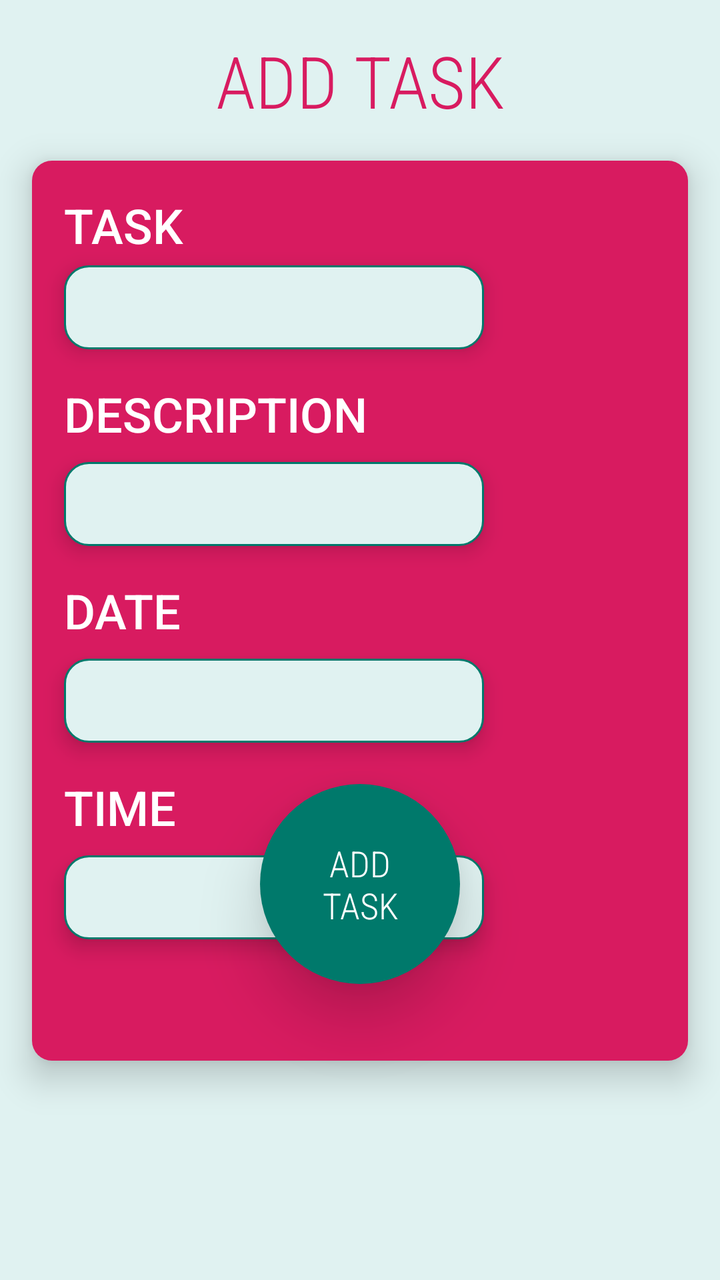
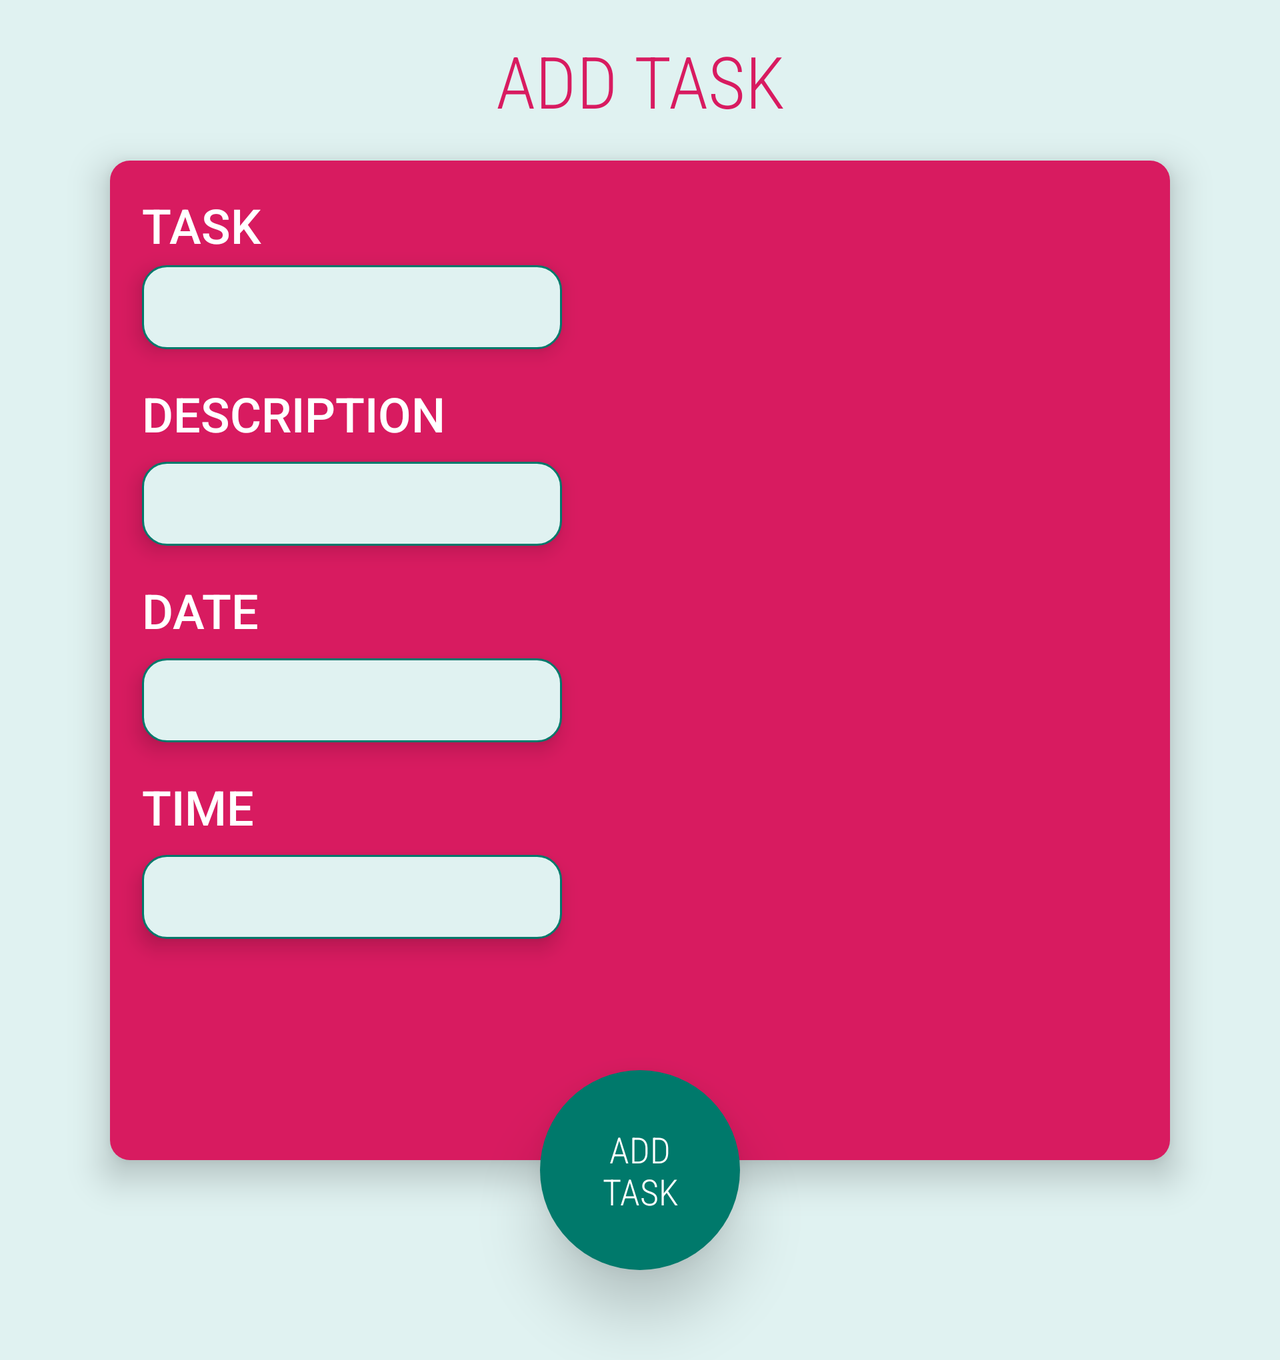

First picture: res/layout/ on a phone held upright. Second picture: the repository's own variant of that layout, on a device whose configuration matches the variant's folder. Source for both follows.
<!-- AndroidManifest.xml: application theme Theme.TODOListFinal -->
<!-- res/layout/activity_add_task.xml -->
<?xml version="1.0" encoding="utf-8"?>
<androidx.constraintlayout.widget.ConstraintLayout
    xmlns:android="http://schemas.android.com/apk/res/android"
    xmlns:tools="http://schemas.android.com/tools"
    xmlns:app="http://schemas.android.com/apk/res-auto"
    android:layout_width="match_parent"
    android:layout_height="match_parent"
    tools:context=".AddTaskActivity">

  <TextView
      android:id="@+id/add_task_label"
      android:layout_width="wrap_content"
      android:layout_height="wrap_content"
      android:layout_marginTop="16dp"
      android:textColor="@color/pink50_600"
      android:fontFamily="sans-serif-condensed-light"
      android:text="@string/add_task_label"
      android:textAppearance="@style/TextAppearance.AppCompat.Large"
      android:textSize="36dp"
      app:layout_constraintEnd_toEndOf="parent"
      app:layout_constraintStart_toStartOf="parent"
      app:layout_constraintTop_toTopOf="parent" />

  <androidx.constraintlayout.widget.ConstraintLayout
      android:id="@+id/constraintLayout"
      android:layout_width="match_parent"
      android:layout_height="450dp"
      android:layout_marginStart="16dp"
      android:layout_marginLeft="16dp"
      android:layout_marginTop="16dp"
      android:layout_marginEnd="16dp"
      android:layout_marginRight="16dp"
      android:background="@drawable/rounded_container"
      android:elevation="10dp"
      app:layout_constraintEnd_toEndOf="parent"
      app:layout_constraintStart_toStartOf="parent"
      app:layout_constraintTop_toBottomOf="@+id/add_task_label">

    <TextView
        android:id="@+id/task_label"
        android:layout_width="wrap_content"
        android:layout_height="wrap_content"
        android:layout_marginStart="16dp"
        android:layout_marginLeft="16dp"
        android:layout_marginTop="16dp"
        android:fontFamily="sans-serif-medium"
        android:text="@string/task_label"
        android:textAppearance="@style/TextAppearance.AppCompat.Medium"
        android:textColor="@color/white"
        android:textSize="24dp"
        app:layout_constraintStart_toStartOf="parent"
        app:layout_constraintTop_toTopOf="parent" />

    <EditText
        android:id="@+id/task_edit_text"
        android:layout_width="wrap_content"
        android:layout_height="42dp"
        android:layout_marginStart="16dp"
        android:layout_marginLeft="16dp"
        android:layout_marginTop="4dp"
        android:layout_marginEnd="150dp"
        android:layout_marginRight="150dp"
        android:background="@drawable/rounded_edit_text"
        android:elevation="6dp"
        android:ems="10"
        android:inputType="textEmailAddress"
        android:paddingLeft="5dp"
        app:layout_constraintEnd_toEndOf="parent"
        app:layout_constraintHorizontal_bias="0.0"
        app:layout_constraintStart_toStartOf="parent"
        app:layout_constraintTop_toBottomOf="@+id/task_label" />

    <TextView
        android:id="@+id/note_label"
        android:layout_width="wrap_content"
        android:layout_height="wrap_content"
        android:layout_marginStart="16dp"
        android:layout_marginLeft="16dp"
        android:layout_marginTop="16dp"
        android:fontFamily="sans-serif-medium"
        android:text="@string/desc_label"
        android:textAppearance="@style/TextAppearance.AppCompat.Medium"
        android:textColor="@color/white"
        android:textSize="24dp"
        app:layout_constraintStart_toStartOf="parent"
        app:layout_constraintTop_toBottomOf="@+id/task_edit_text" />

    <EditText
        android:id="@+id/note_edit_text"
        android:layout_width="wrap_content"
        android:layout_height="42dp"
        android:layout_marginStart="16dp"
        android:layout_marginLeft="16dp"
        android:layout_marginTop="8dp"
        android:layout_marginEnd="150dp"
        android:layout_marginRight="150dp"
        android:background="@drawable/rounded_edit_text"
        android:elevation="6dp"
        android:ems="10"
        android:inputType="textMultiLine"
        android:maxLength="12"
        android:paddingLeft="5dp"
        app:layout_constraintEnd_toEndOf="parent"
        app:layout_constraintHorizontal_bias="0.0"
        app:layout_constraintStart_toStartOf="parent"
        app:layout_constraintTop_toBottomOf="@+id/note_label" />

    <TextView
        android:id="@+id/date_label"
        android:layout_width="wrap_content"
        android:layout_height="wrap_content"
        android:layout_marginStart="16dp"
        android:layout_marginLeft="16dp"
        android:layout_marginTop="16dp"
        android:fontFamily="sans-serif-medium"
        android:text="@string/date_label"
        android:textAppearance="@style/TextAppearance.AppCompat.Medium"
        android:textColor="@color/white"
        android:textSize="24dp"
        app:layout_constraintStart_toStartOf="parent"
        app:layout_constraintTop_toBottomOf="@+id/note_edit_text" />

    <EditText
        android:id="@+id/date_edit_text"
        android:layout_width="wrap_content"
        android:layout_height="42dp"
        android:layout_marginStart="16dp"
        android:layout_marginLeft="16dp"
        android:layout_marginTop="8dp"
        android:layout_marginEnd="150dp"
        android:layout_marginRight="150dp"
        android:background="@drawable/rounded_edit_text"
        android:drawableRight="@drawable/ic_baseline_calendar_today_24"
        android:elevation="6dp"
        android:ems="10"
        android:paddingLeft="5dp"
        android:paddingRight="5dp"
        app:layout_constraintEnd_toEndOf="parent"
        app:layout_constraintHorizontal_bias="0.0"
        app:layout_constraintStart_toStartOf="parent"
        app:layout_constraintTop_toBottomOf="@+id/date_label" />

    <TextView
        android:id="@+id/time_label"
        android:layout_width="wrap_content"
        android:layout_height="wrap_content"
        android:layout_marginStart="16dp"
        android:layout_marginLeft="16dp"
        android:layout_marginTop="16dp"
        android:fontFamily="sans-serif-medium"
        android:text="@string/time_label"
        android:textAppearance="@style/TextAppearance.AppCompat.Medium"
        android:textColor="@color/white"
        android:textSize="24dp"
        app:layout_constraintStart_toStartOf="parent"
        app:layout_constraintTop_toBottomOf="@+id/date_edit_text" />

    <EditText
        android:id="@+id/time_edit_text"
        android:layout_width="wrap_content"
        android:layout_height="42dp"
        android:layout_marginStart="16dp"
        android:layout_marginLeft="16dp"
        android:layout_marginTop="8dp"
        android:layout_marginEnd="150dp"
        android:layout_marginRight="150dp"
        android:background="@drawable/rounded_edit_text"
        android:drawableRight="@drawable/ic_baseline_access_time_24"
        android:elevation="6dp"
        android:ems="10"
        android:paddingLeft="5dp"
        android:paddingRight="5dp"
        app:layout_constraintEnd_toEndOf="parent"
        app:layout_constraintHorizontal_bias="0.0"
        app:layout_constraintStart_toStartOf="parent"
        app:layout_constraintTop_toBottomOf="@+id/time_label" />

  </androidx.constraintlayout.widget.ConstraintLayout>

  <Button
      android:id="@+id/add_btn"
      style="?android:attr/borderlessButtonStyle"
      android:layout_width="wrap_content"
      android:layout_height="wrap_content"
      android:layout_marginBottom="148dp"
      android:background="@drawable/ripple_circle"
      android:elevation="18dp"
      android:fontFamily="sans-serif-condensed-light"
      android:gravity="center"
      android:textAlignment="center"
      android:text="@string/add_btn"
      android:textSize="18dp"
      app:layout_constraintBottom_toBottomOf="parent"
      app:layout_constraintEnd_toEndOf="parent"
      app:layout_constraintStart_toStartOf="parent" />

</androidx.constraintlayout.widget.ConstraintLayout>
<!-- resources referenced by this layout -->
<resources>
  <color name="pink50_600">#D81B60</color>
  <color name="white">#FFFFFFFF</color>
  <!-- drawable ripple_circle (drawable-v21) -->
  <?xml version="1.0" encoding="utf-8"?>
  <ripple xmlns:android="http://schemas.android.com/apk/res/android"
      android:color="?android:attr/colorControlHighlight">
      <item android:id="@android:id/mask">
          <shape android:shape="oval">
              <solid android:color="#ffff" />
              <corners android:radius="30dp" />
          </shape>
      </item>
      <item android:drawable="@drawable/circular_btn" />
  </ripple>
  <!-- drawable rounded_container (drawable) -->
  <?xml version="1.0" encoding="utf-8"?>
  <shape xmlns:android="http://schemas.android.com/apk/res/android">
      <solid android:color="@color/pink50_600"/>
      <corners android:radius="10dp"/>
      <padding android:left="0dp" android:top="0dp" android:right="0dp" android:bottom="0dp" />
  </shape>
  <!-- drawable rounded_edit_text (drawable) -->
  <?xml version="1.0" encoding="utf-8"?>
  <shape xmlns:android="http://schemas.android.com/apk/res/android">
      <solid android:color="@color/teal_50" />
      <stroke
          android:width="1dp"
          android:color="@color/teal_700" />
      <corners
          android:bottomLeftRadius="12dp"
          android:bottomRightRadius="12dp"
          android:topLeftRadius="12dp"
          android:topRightRadius="12dp"></corners>
  </shape>
  <string name="add_btn">ADD\nTASK</string>
  <string name="add_task_label">ADD TASK</string>
  <string name="date_label">DATE</string>
  <string name="desc_label">DESCRIPTION</string>
  <string name="task_label">TASK</string>
  <string name="time_label">TIME</string>
  <style name="Theme.TODOListFinal" parent="Theme.MaterialComponents.DayNight.DarkActionBar">
          
          <item name="colorPrimary">@color/teal_700</item>
          <item name="colorPrimaryVariant">@color/teal_900</item>
          <item name="colorOnPrimary">@color/white</item>
          
          <item name="colorSecondary">@color/pink50_600</item>
          <item name="colorSecondaryVariant">@color/pink50_900</item>
          <item name="colorOnSecondary">@color/teal_50</item>
          
          <item name="android:statusBarColor" tools:targetApi="l">?attr/colorPrimaryVariant</item>
          
          <item name="android:windowBackground">@color/teal_50</item>
      </style>
  <!-- drawable circular_btn (drawable) -->
  <?xml version="1.0" encoding="utf-8"?>
  <selector xmlns:android="http://schemas.android.com/apk/res/android">
      <item>
          <shape android:shape="oval">
              <solid android:color="@color/teal_900"/>
              <size android:width="100dp" android:height="100dp"/>
          </shape>
      </item>
  </selector>
  <color name="teal_50">#E0F2F1</color>
  <color name="teal_700">#00796B</color>
  <color name="teal_900">#004D40</color>
  <color name="pink50_900">#880E4F</color>
</resources>
<!-- res/layout-land/activity_add_task.xml (the repository's variant of the layout above) -->
<!-- drawn on the phone turned sideways -->
<?xml version="1.0" encoding="utf-8"?>
<ScrollView
    xmlns:android="http://schemas.android.com/apk/res/android"
    xmlns:tools="http://schemas.android.com/tools"
    xmlns:app="http://schemas.android.com/apk/res-auto"
    android:layout_width="match_parent"
    android:layout_height="match_parent">
  <androidx.constraintlayout.widget.ConstraintLayout
      android:layout_width="match_parent"
      android:layout_height="match_parent"
      tools:context=".AddTaskActivity">

  <TextView
      android:id="@+id/add_task_label"
      android:layout_width="wrap_content"
      android:layout_height="wrap_content"
      android:layout_marginTop="16dp"
      android:textColor="@color/pink50_600"
      android:fontFamily="sans-serif-condensed-light"
      android:text="@string/add_task_label"
      android:textAppearance="@style/TextAppearance.AppCompat.Large"
      android:textSize="36dp"
      app:layout_constraintEnd_toEndOf="parent"
      app:layout_constraintStart_toStartOf="parent"
      app:layout_constraintTop_toTopOf="parent" />

    <androidx.constraintlayout.widget.ConstraintLayout
        android:id="@+id/constraintLayout"
        android:layout_width="match_parent"
        android:layout_height="500dp"
        android:layout_marginStart="55dp"
        android:layout_marginLeft="55dp"
        android:layout_marginTop="16dp"
        android:layout_marginEnd="55dp"
        android:layout_marginRight="55dp"
        android:layout_marginBottom="100dp"
        android:background="@drawable/rounded_container"
        android:elevation="10dp"
        app:layout_constraintBottom_toBottomOf="parent"
        app:layout_constraintEnd_toEndOf="parent"
        app:layout_constraintStart_toStartOf="parent"
        app:layout_constraintTop_toBottomOf="@+id/add_task_label">

      <TextView
          android:id="@+id/task_label"
          android:layout_width="wrap_content"
          android:layout_height="wrap_content"
          android:layout_marginStart="16dp"
          android:layout_marginLeft="16dp"
          android:layout_marginTop="16dp"
          android:fontFamily="sans-serif-medium"
          android:text="@string/task_label"
          android:textAppearance="@style/TextAppearance.AppCompat.Medium"
          android:textColor="@color/white"
          android:textSize="24dp"
          app:layout_constraintStart_toStartOf="parent"
          app:layout_constraintTop_toTopOf="parent" />

      <EditText
          android:id="@+id/task_edit_text"
          android:layout_width="wrap_content"
          android:layout_height="42dp"
          android:layout_marginStart="16dp"
          android:layout_marginLeft="16dp"
          android:layout_marginTop="4dp"
          android:layout_marginEnd="150dp"
          android:layout_marginRight="150dp"
          android:background="@drawable/rounded_edit_text"
          android:elevation="6dp"
          android:ems="10"
          android:inputType="textEmailAddress"
          android:paddingLeft="5dp"
          app:layout_constraintEnd_toEndOf="parent"
          app:layout_constraintHorizontal_bias="0.0"
          app:layout_constraintStart_toStartOf="parent"
          app:layout_constraintTop_toBottomOf="@+id/task_label" />

      <TextView
          android:id="@+id/note_label"
          android:layout_width="wrap_content"
          android:layout_height="wrap_content"
          android:layout_marginStart="16dp"
          android:layout_marginLeft="16dp"
          android:layout_marginTop="16dp"
          android:fontFamily="sans-serif-medium"
          android:text="@string/desc_label"
          android:textAppearance="@style/TextAppearance.AppCompat.Medium"
          android:textColor="@color/white"
          android:textSize="24dp"
          app:layout_constraintStart_toStartOf="parent"
          app:layout_constraintTop_toBottomOf="@+id/task_edit_text" />

      <EditText
          android:id="@+id/note_edit_text"
          android:layout_width="wrap_content"
          android:layout_height="42dp"
          android:layout_marginStart="16dp"
          android:layout_marginLeft="16dp"
          android:layout_marginTop="8dp"
          android:layout_marginEnd="150dp"
          android:layout_marginRight="150dp"
          android:background="@drawable/rounded_edit_text"
          android:elevation="6dp"
          android:ems="10"
          android:inputType="textMultiLine"
          android:maxLength="12"
          android:paddingLeft="5dp"
          app:layout_constraintEnd_toEndOf="parent"
          app:layout_constraintHorizontal_bias="0.0"
          app:layout_constraintStart_toStartOf="parent"
          app:layout_constraintTop_toBottomOf="@+id/note_label" />

      <TextView
          android:id="@+id/date_label"
          android:layout_width="wrap_content"
          android:layout_height="wrap_content"
          android:layout_marginStart="16dp"
          android:layout_marginLeft="16dp"
          android:layout_marginTop="16dp"
          android:fontFamily="sans-serif-medium"
          android:text="@string/date_label"
          android:textAppearance="@style/TextAppearance.AppCompat.Medium"
          android:textColor="@color/white"
          android:textSize="24dp"
          app:layout_constraintStart_toStartOf="parent"
          app:layout_constraintTop_toBottomOf="@+id/note_edit_text" />

      <EditText
          android:id="@+id/date_edit_text"
          android:layout_width="wrap_content"
          android:layout_height="42dp"
          android:layout_marginStart="16dp"
          android:layout_marginLeft="16dp"
          android:layout_marginTop="8dp"
          android:layout_marginEnd="150dp"
          android:layout_marginRight="150dp"
          android:background="@drawable/rounded_edit_text"
          android:drawableRight="@drawable/ic_baseline_calendar_today_24"
          android:elevation="6dp"
          android:ems="10"
          android:paddingLeft="5dp"
          android:paddingRight="5dp"
          app:layout_constraintEnd_toEndOf="parent"
          app:layout_constraintHorizontal_bias="0.0"
          app:layout_constraintStart_toStartOf="parent"
          app:layout_constraintTop_toBottomOf="@+id/date_label" />

      <TextView
          android:id="@+id/time_label"
          android:layout_width="wrap_content"
          android:layout_height="wrap_content"
          android:layout_marginStart="16dp"
          android:layout_marginLeft="16dp"
          android:layout_marginTop="16dp"
          android:fontFamily="sans-serif-medium"
          android:text="@string/time_label"
          android:textAppearance="@style/TextAppearance.AppCompat.Medium"
          android:textColor="@color/white"
          android:textSize="24dp"
          app:layout_constraintStart_toStartOf="parent"
          app:layout_constraintTop_toBottomOf="@+id/date_edit_text" />

      <EditText
          android:id="@+id/time_edit_text"
          android:layout_width="wrap_content"
          android:layout_height="42dp"
          android:layout_marginStart="16dp"
          android:layout_marginLeft="16dp"
          android:layout_marginTop="8dp"
          android:layout_marginEnd="150dp"
          android:layout_marginRight="150dp"
          android:background="@drawable/rounded_edit_text"
          android:drawableRight="@drawable/ic_baseline_access_time_24"
          android:elevation="6dp"
          android:ems="10"
          android:paddingLeft="5dp"
          android:paddingRight="5dp"
          app:layout_constraintEnd_toEndOf="parent"
          app:layout_constraintHorizontal_bias="0.0"
          app:layout_constraintStart_toStartOf="parent"
          app:layout_constraintTop_toBottomOf="@+id/time_label" />

    </androidx.constraintlayout.widget.ConstraintLayout>

    <Button
        android:id="@+id/add_btn"
        style="?android:attr/borderlessButtonStyle"
        android:layout_width="wrap_content"
        android:layout_height="wrap_content"
        android:layout_marginBottom="45dp"
        android:background="@drawable/ripple_circle"
        android:elevation="18dp"
        android:fontFamily="sans-serif-condensed-light"
        android:text="@string/add_btn"
        android:textSize="18dp"
        app:layout_constraintBottom_toBottomOf="parent"
        app:layout_constraintEnd_toEndOf="parent"
        app:layout_constraintStart_toStartOf="parent" />
  </androidx.constraintlayout.widget.ConstraintLayout>

</ScrollView>
